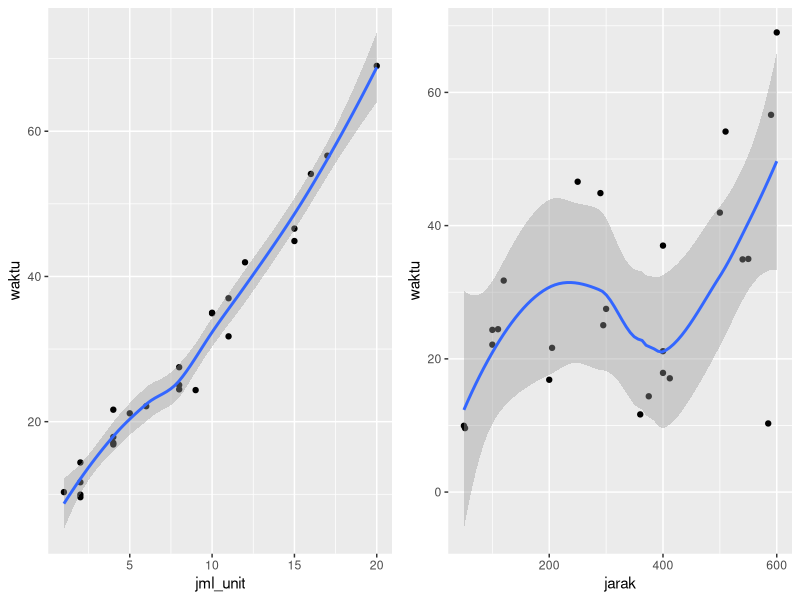
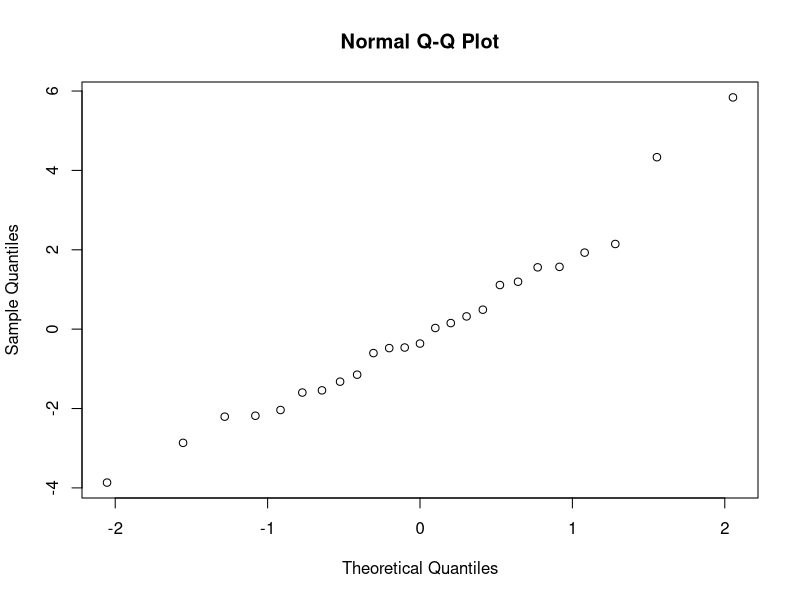

Write R code to recreate these figures, in order.
#Input Data
waktu=c(9.95,24.45,31.75,35.00,25.05,16.86,14.38,9.60,24.35,27.50,17.08,37.00,41.95,11.66,21.65,17.89,69.00,10.30,34.93,46.59,44.88,54.12,56.63,22.13,21.15)
jml_unit=c(2,8,11,10,8,4,2,2,9,8,4,11,12,2,4,4,20,1,10,15,15,16,17,6,5)
jarak=c(50,110,120,550,295,200,375,52,100,300,412,400,500,360,205,400,600,585,540,250,290,510,590,100,400)
dataku=data.frame(waktu,jml_unit,jarak)

View(dataku)
str(dataku)

library(ggplot2)
p1=ggplot(dataku, aes(x = jml_unit, y = waktu)) +
  geom_point() +
  stat_smooth()
p2=ggplot(dataku, aes(x = jarak, y = waktu)) +
  geom_point() +
  stat_smooth()
gridExtra::grid.arrange(p1,p2,ncol=2)

model=lm(waktu~jml_unit+jarak)
summary(model)
model2=lm(waktu~-1+jml_unit+jarak)
summary(model2)

residu=residuals(model)
#Uji Asumsi Normalitas
qqnorm(residu)
ks.test(residu,'pnorm',0,sd(residu))
#Uji Homoskedastisitas
library(lmtest)
bptest(model)
#Uji asumsi non autokorelasi
dwtest(model)
#uji asumsi non multikolinieritas
library(car)
vif(model)
